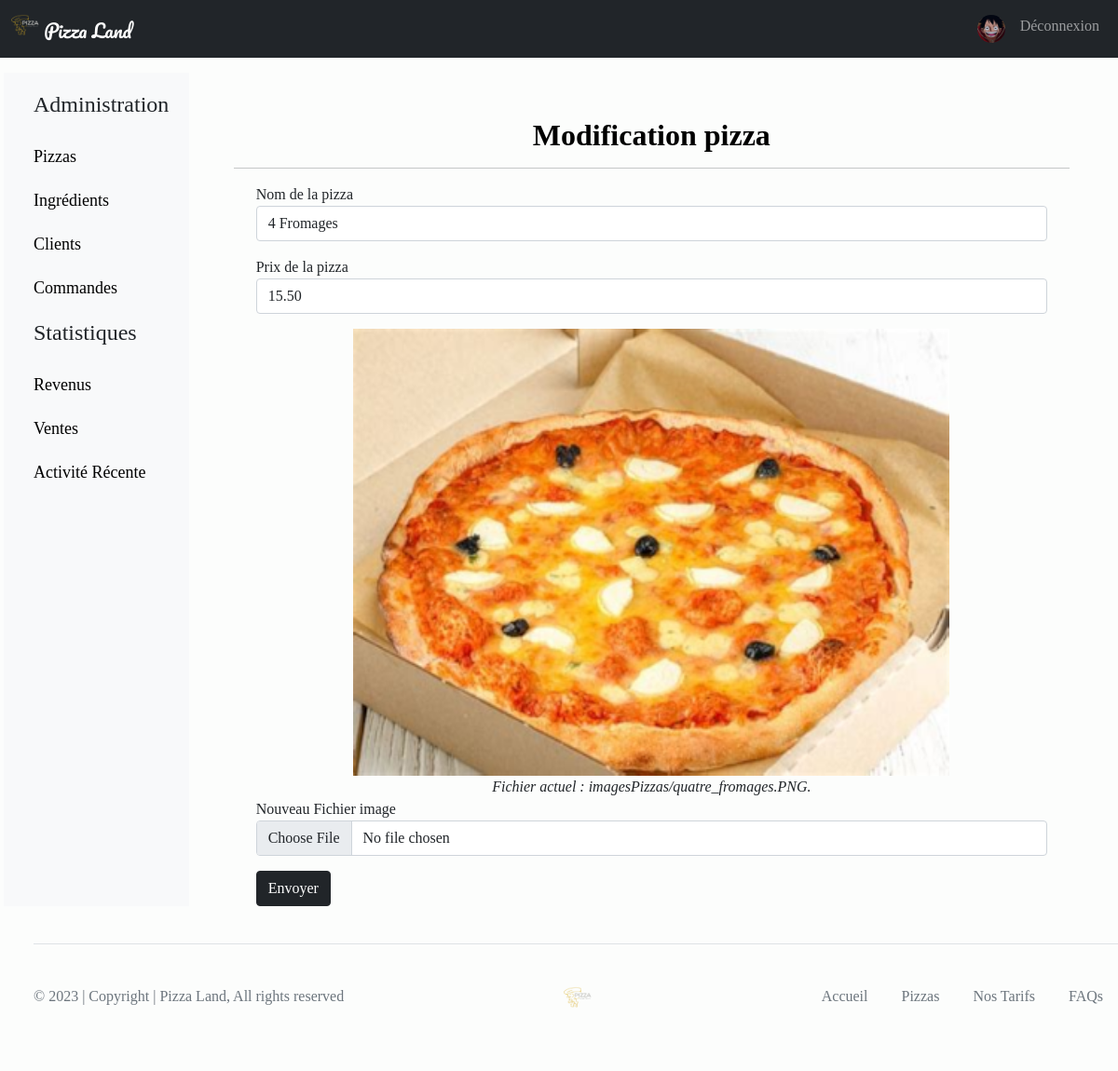
The page /pizzas/1/update/ (signed in) on the database its author committed.
### applicompte/models.py (models this page shows)
class PizzaUser(User):
    image = models.ImageField(default= 'imagesUsers/default.png', upload_to = "imagesUsers/")

### applipizza/models.py (models this page shows, shortened)
class Pizza(models.Model) :
    idPizza = models.AutoField(primary_key = True)
    nomPizza = models.CharField(max_length = 50, verbose_name = '''le nom de la pizza''')
    prix = models.DecimalField ( max_digits = 4, decimal_places = 2, verbose_name = 'le prix')
    image = models.ImageField(default= 'imagesPizzas/default.png', upload_to='imagesPizzas/')

### applipizza/views.py (the view)
# urls.py: path('pizzas/<int:pizza_id>/update/', views.afficherFormulaireModificationPizza),
def afficherFormulaireModificationPizza(request, pizza_id):
    user = None
    if request.user.is_authenticated :
        user = PizzaUser.objects.get(id = request.user.id)
    if request.user.is_staff:
        pizza_a_modifier = Pizza.objects.get(idPizza = pizza_id)
        return render(
            request,
            'applipizza/formulaireModificationPizza.html',
            {'pizza' : pizza_a_modifier, "user" : user}
    )
    else:
        return redirect('/pizzas/', user)

### applipizza/templates/applipizza/formulaireModificationPizza.html (shortened to what this page needs)
{% extends 'applipizza/base.html' %}
{% block main %}
<div class="container-fluid"><h2>Modification pizza {{pizza.nom}}</h2></div>
<hr>
<div class="container">
    <form enctype="multipart/form-data" action="/pizzas/{{pizza.idPizza}}/updated/" method="post">
        <div class="mb-3">
            <label for="id_nomPizza">Nom de la pizza</label>
            <input type="text" class="form-control" name="nomPizza" required id="id_nomPizza" maxlength="50" value="{{pizza.nomPizza}}">
        </div>
        <div class="mb-3" class="form-label">
            <label for="id_prix_Pizza">Prix de la pizza</label>
            <input type="number" class="form-control" name="prix" required id="id_prix_Pizza" maxlength="50" step="0.01" min="0" value="{{pizza.prix}}">
        </div>
        <div class="classIMG d-flex justify-content-center">
            <img class="imagePizza" src="{{MEDIA_URL}}{{pizza.image}}" alt="image-pizza" title="{{pizza.nomPizza}}" width="640px" height="480px">
        </div>
        <div class="classNOM d-flex justify-content-center"><i>Fichier actuel : {{pizza.image}}.</i></div>
        <div class="mb-3" class="form-label">
            <label for="id_image" >Nouveau Fichier image</label>
            <input  class="form-control" name="image" type="file" id="id_image" accept="image/*">
        </div>
        <button type="submit" class="btn btn-dark">Envoyer</button>
    </form>
</div>
{% endblock %}

### applicompte/templates/applicompte/menuStaff.html (shortened to what this page needs)
{% load static %}
<nav class="navbar navbar-expand-lg navbar-dark bg-dark">
    <div class="container-fluid">
        <a class="navbar-brand titre" href="/">
            <img src="{% static 'applipizza/img/pizza_no_b.png' %}" alt="Logo Pizza" width="30" height="24" class="d-inline-block align-text-top">
            Pizza Land
        </a>
        <div class="collapse navbar-collapse text-center" id="navbarText">
            <ul id="ul" class="navbar-nav ms-auto mb-2 mb-lg-0">
                <li class="nav-item"><a class="nav-link" href="/user/update/"><img src="{{MEDIA_URL}}{{user.image}}" class="rounded-circle" alt="Avatar" width="30" height="30"></a></li>
                <li class="nav-item"><a class="nav-link" href="/logout/">Déconnexion</a></li>
            </ul>
        </div>
    </div>
</nav>

### applipizza/static/applipizza/css/style.css (style rules this page uses)
body { font-family: SharpSans; background-color: #FCFDFC; }
.titre { font-family: Pacifico; }
h2 { color: black; text-align: center; font-weight: bold; }
.site { display: flex; min-height: 100vh; flex-direction: column; }

### rows shown on the page
PizzaUser: image (picture)
Pizza: nomPizza "4 Fromages", prix "15.50", image (picture), image "imagesPizzas/quatre_fromages.PNG"
